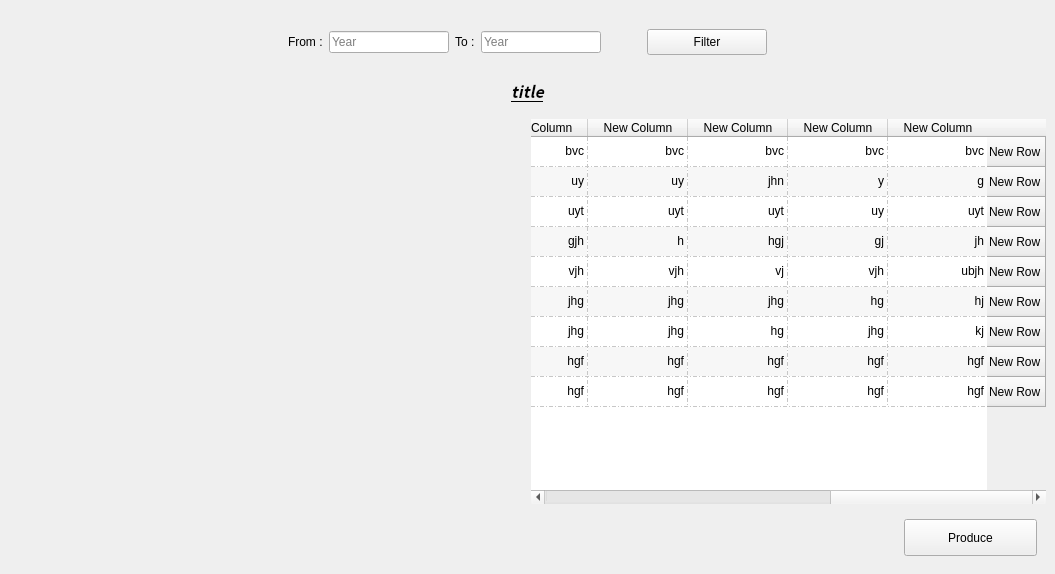
<?xml version="1.0" encoding="UTF-8"?>
<ui version="4.0">
 <class>Form</class>
 <widget class="QWidget" name="Form">
  <property name="geometry">
   <rect>
    <x>0</x>
    <y>0</y>
    <width>1055</width>
    <height>574</height>
   </rect>
  </property>
  <property name="windowTitle">
   <string>Form</string>
  </property>
  <property name="layoutDirection">
   <enum>Qt::LeftToRight</enum>
  </property>
  <property name="styleSheet">
   <string notr="true">QFrame{border:0px;}</string>
  </property>
  <layout class="QVBoxLayout" name="verticalLayout_2">
   <property name="leftMargin">
    <number>0</number>
   </property>
   <property name="topMargin">
    <number>0</number>
   </property>
   <property name="rightMargin">
    <number>0</number>
   </property>
   <property name="bottomMargin">
    <number>0</number>
   </property>
   <item>
    <widget class="QLabel" name="err">
     <property name="text">
      <string/>
     </property>
     <property name="alignment">
      <set>Qt::AlignCenter</set>
     </property>
    </widget>
   </item>
   <item>
    <widget class="QFrame" name="frame">
     <property name="maximumSize">
      <size>
       <width>16777215</width>
       <height>63</height>
      </size>
     </property>
     <property name="styleSheet">
      <string notr="true">QFrame{border:0px;}</string>
     </property>
     <property name="frameShape">
      <enum>QFrame::StyledPanel</enum>
     </property>
     <property name="frameShadow">
      <enum>QFrame::Raised</enum>
     </property>
     <layout class="QHBoxLayout" name="horizontalLayout">
      <item>
       <spacer name="horizontalSpacer">
        <property name="orientation">
         <enum>Qt::Horizontal</enum>
        </property>
        <property name="sizeHint" stdset="0">
         <size>
          <width>40</width>
          <height>20</height>
         </size>
        </property>
       </spacer>
      </item>
      <item>
       <widget class="QLabel" name="label_2">
        <property name="maximumSize">
         <size>
          <width>64</width>
          <height>16777215</height>
         </size>
        </property>
        <property name="text">
         <string>From :</string>
        </property>
       </widget>
      </item>
      <item>
       <widget class="QLineEdit" name="from_txt">
        <property name="maximumSize">
         <size>
          <width>120</width>
          <height>16777215</height>
         </size>
        </property>
        <property name="placeholderText">
         <string>Year</string>
        </property>
        <property name="clearButtonEnabled">
         <bool>true</bool>
        </property>
       </widget>
      </item>
      <item>
       <widget class="QLabel" name="label_3">
        <property name="maximumSize">
         <size>
          <width>64</width>
          <height>16777215</height>
         </size>
        </property>
        <property name="text">
         <string>To :</string>
        </property>
       </widget>
      </item>
      <item>
       <widget class="QLineEdit" name="to_txt">
        <property name="maximumSize">
         <size>
          <width>120</width>
          <height>16777215</height>
         </size>
        </property>
        <property name="placeholderText">
         <string>Year</string>
        </property>
        <property name="clearButtonEnabled">
         <bool>true</bool>
        </property>
       </widget>
      </item>
      <item>
       <spacer name="horizontalSpacer_4">
        <property name="orientation">
         <enum>Qt::Horizontal</enum>
        </property>
        <property name="sizeType">
         <enum>QSizePolicy::Preferred</enum>
        </property>
        <property name="sizeHint" stdset="0">
         <size>
          <width>40</width>
          <height>20</height>
         </size>
        </property>
       </spacer>
      </item>
      <item>
       <widget class="QPushButton" name="filter">
        <property name="minimumSize">
         <size>
          <width>120</width>
          <height>26</height>
         </size>
        </property>
        <property name="styleSheet">
         <string notr="true"/>
        </property>
        <property name="text">
         <string>Filter</string>
        </property>
       </widget>
      </item>
      <item>
       <spacer name="horizontalSpacer_2">
        <property name="orientation">
         <enum>Qt::Horizontal</enum>
        </property>
        <property name="sizeHint" stdset="0">
         <size>
          <width>40</width>
          <height>20</height>
         </size>
        </property>
       </spacer>
      </item>
     </layout>
    </widget>
   </item>
   <item>
    <widget class="QFrame" name="frame_6">
     <property name="minimumSize">
      <size>
       <width>0</width>
       <height>55</height>
      </size>
     </property>
     <property name="frameShape">
      <enum>QFrame::StyledPanel</enum>
     </property>
     <property name="frameShadow">
      <enum>QFrame::Raised</enum>
     </property>
     <layout class="QVBoxLayout" name="verticalLayout_6">
      <property name="leftMargin">
       <number>0</number>
      </property>
      <property name="topMargin">
       <number>0</number>
      </property>
      <property name="rightMargin">
       <number>0</number>
      </property>
      <property name="bottomMargin">
       <number>0</number>
      </property>
      <item>
       <layout class="QVBoxLayout" name="verticalLayout_3">
        <item>
         <widget class="QFrame" name="frame_2">
          <property name="frameShape">
           <enum>QFrame::StyledPanel</enum>
          </property>
          <property name="frameShadow">
           <enum>QFrame::Raised</enum>
          </property>
          <layout class="QVBoxLayout" name="verticalLayout">
           <item>
            <widget class="QLabel" name="title_">
             <property name="font">
              <font>
               <family>Noto Sans CJK SC</family>
               <pointsize>12</pointsize>
               <weight>75</weight>
               <italic>true</italic>
               <bold>true</bold>
               <underline>true</underline>
              </font>
             </property>
             <property name="text">
              <string>title</string>
             </property>
             <property name="alignment">
              <set>Qt::AlignCenter</set>
             </property>
            </widget>
           </item>
           <item>
            <layout class="QHBoxLayout" name="horizontalLayout_2" stretch="1,1">
             <item>
              <widget class="QFrame" name="frame_5">
               <property name="frameShape">
                <enum>QFrame::StyledPanel</enum>
               </property>
               <property name="frameShadow">
                <enum>QFrame::Raised</enum>
               </property>
               <layout class="QVBoxLayout" name="verticalLayout_7">
                <property name="leftMargin">
                 <number>0</number>
                </property>
                <property name="topMargin">
                 <number>0</number>
                </property>
                <property name="rightMargin">
                 <number>0</number>
                </property>
                <property name="bottomMargin">
                 <number>0</number>
                </property>
                <item>
                 <layout class="QVBoxLayout" name="graph_layout"/>
                </item>
               </layout>
              </widget>
             </item>
             <item>
              <widget class="QFrame" name="frame_3">
               <property name="frameShape">
                <enum>QFrame::StyledPanel</enum>
               </property>
               <property name="frameShadow">
                <enum>QFrame::Raised</enum>
               </property>
               <layout class="QVBoxLayout" name="verticalLayout_5">
                <property name="leftMargin">
                 <number>0</number>
                </property>
                <property name="topMargin">
                 <number>10</number>
                </property>
                <property name="rightMargin">
                 <number>0</number>
                </property>
                <property name="bottomMargin">
                 <number>0</number>
                </property>
                <item>
                 <layout class="QVBoxLayout" name="verticalLayout_4">
                  <item>
                   <widget class="QTableWidget" name="table">
                    <property name="layoutDirection">
                     <enum>Qt::RightToLeft</enum>
                    </property>
                    <property name="frameShape">
                     <enum>QFrame::StyledPanel</enum>
                    </property>
                    <property name="frameShadow">
                     <enum>QFrame::Sunken</enum>
                    </property>
                    <property name="sizeAdjustPolicy">
                     <enum>QAbstractScrollArea::AdjustToContents</enum>
                    </property>
                    <property name="autoScrollMargin">
                     <number>2</number>
                    </property>
                    <property name="editTriggers">
                     <set>QAbstractItemView::NoEditTriggers</set>
                    </property>
                    <property name="dragEnabled">
                     <bool>true</bool>
                    </property>
                    <property name="alternatingRowColors">
                     <bool>true</bool>
                    </property>
                    <property name="selectionMode">
                     <enum>QAbstractItemView::NoSelection</enum>
                    </property>
                    <property name="selectionBehavior">
                     <enum>QAbstractItemView::SelectRows</enum>
                    </property>
                    <property name="textElideMode">
                     <enum>Qt::ElideLeft</enum>
                    </property>
                    <property name="verticalScrollMode">
                     <enum>QAbstractItemView::ScrollPerPixel</enum>
                    </property>
                    <property name="horizontalScrollMode">
                     <enum>QAbstractItemView::ScrollPerPixel</enum>
                    </property>
                    <property name="showGrid">
                     <bool>true</bool>
                    </property>
                    <property name="gridStyle">
                     <enum>Qt::DashDotLine</enum>
                    </property>
                    <property name="sortingEnabled">
                     <bool>true</bool>
                    </property>
                    <property name="cornerButtonEnabled">
                     <bool>true</bool>
                    </property>
                    <attribute name="horizontalHeaderVisible">
                     <bool>true</bool>
                    </attribute>
                    <attribute name="horizontalHeaderCascadingSectionResizes">
                     <bool>true</bool>
                    </attribute>
                    <attribute name="horizontalHeaderStretchLastSection">
                     <bool>true</bool>
                    </attribute>
                    <attribute name="verticalHeaderVisible">
                     <bool>true</bool>
                    </attribute>
                    <row>
                     <property name="text">
                      <string>New Row</string>
                     </property>
                    </row>
                    <row>
                     <property name="text">
                      <string>New Row</string>
                     </property>
                    </row>
                    <row>
                     <property name="text">
                      <string>New Row</string>
                     </property>
                    </row>
                    <row>
                     <property name="text">
                      <string>New Row</string>
                     </property>
                    </row>
                    <row>
                     <property name="text">
                      <string>New Row</string>
                     </property>
                    </row>
                    <row>
                     <property name="text">
                      <string>New Row</string>
                     </property>
                    </row>
                    <row>
                     <property name="text">
                      <string>New Row</string>
                     </property>
                    </row>
                    <row>
                     <property name="text">
                      <string>New Row</string>
                     </property>
                    </row>
                    <row>
                     <property name="text">
                      <string>New Row</string>
                     </property>
                    </row>
                    <column>
                     <property name="text">
                      <string>New Column</string>
                     </property>
                    </column>
                    <column>
                     <property name="text">
                      <string>New Column</string>
                     </property>
                    </column>
                    <column>
                     <property name="text">
                      <string>New Column</string>
                     </property>
                    </column>
                    <column>
                     <property name="text">
                      <string>New Column</string>
                     </property>
                    </column>
                    <column>
                     <property name="text">
                      <string>New Column</string>
                     </property>
                    </column>
                    <column>
                     <property name="text">
                      <string>New Column</string>
                     </property>
                    </column>
                    <column>
                     <property name="text">
                      <string>New Column</string>
                     </property>
                    </column>
                    <column>
                     <property name="text">
                      <string>New Column</string>
                     </property>
                    </column>
                    <column>
                     <property name="text">
                      <string>New Column</string>
                     </property>
                    </column>
                    <column>
                     <property name="text">
                      <string>New Column</string>
                     </property>
                    </column>
                    <column>
                     <property name="text">
                      <string>New Column</string>
                     </property>
                    </column>
                    <item row="0" column="0">
                     <property name="text">
                      <string>bvc</string>
                     </property>
                    </item>
                    <item row="0" column="1">
                     <property name="text">
                      <string>bvc</string>
                     </property>
                    </item>
                    <item row="0" column="2">
                     <property name="text">
                      <string>bvc</string>
                     </property>
                    </item>
                    <item row="0" column="3">
                     <property name="text">
                      <string>bvc</string>
                     </property>
                    </item>
                    <item row="0" column="4">
                     <property name="text">
                      <string>bvc</string>
                     </property>
                    </item>
                    <item row="0" column="5">
                     <property name="text">
                      <string>bvc</string>
                     </property>
                    </item>
                    <item row="0" column="6">
                     <property name="text">
                      <string>bvc</string>
                     </property>
                    </item>
                    <item row="0" column="7">
                     <property name="text">
                      <string>jhg</string>
                     </property>
                    </item>
                    <item row="0" column="8">
                     <property name="text">
                      <string>jhg</string>
                     </property>
                    </item>
                    <item row="0" column="9">
                     <property name="text">
                      <string>jhg</string>
                     </property>
                    </item>
                    <item row="0" column="10">
                     <property name="text">
                      <string>y</string>
                     </property>
                    </item>
                    <item row="1" column="0">
                     <property name="text">
                      <string>g</string>
                     </property>
                    </item>
                    <item row="1" column="1">
                     <property name="text">
                      <string>y</string>
                     </property>
                    </item>
                    <item row="1" column="2">
                     <property name="text">
                      <string>jhn</string>
                     </property>
                    </item>
                    <item row="1" column="3">
                     <property name="text">
                      <string>uy</string>
                     </property>
                    </item>
                    <item row="1" column="4">
                     <property name="text">
                      <string>uy</string>
                     </property>
                    </item>
                    <item row="1" column="5">
                     <property name="text">
                      <string>uy</string>
                     </property>
                    </item>
                    <item row="1" column="6">
                     <property name="text">
                      <string>uy</string>
                     </property>
                    </item>
                    <item row="1" column="7">
                     <property name="text">
                      <string>uyt</string>
                     </property>
                    </item>
                    <item row="1" column="8">
                     <property name="text">
                      <string>uyt</string>
                     </property>
                    </item>
                    <item row="1" column="9">
                     <property name="text">
                      <string>uyt</string>
                     </property>
                    </item>
                    <item row="1" column="10">
                     <property name="text">
                      <string>uyt</string>
                     </property>
                    </item>
                    <item row="2" column="0">
                     <property name="text">
                      <string>uyt</string>
                     </property>
                    </item>
                    <item row="2" column="1">
                     <property name="text">
                      <string>uy</string>
                     </property>
                    </item>
                    <item row="2" column="2">
                     <property name="text">
                      <string>uyt</string>
                     </property>
                    </item>
                    <item row="2" column="3">
                     <property name="text">
                      <string>uyt</string>
                     </property>
                    </item>
                    <item row="2" column="4">
                     <property name="text">
                      <string>uyt</string>
                     </property>
                    </item>
                    <item row="2" column="5">
                     <property name="text">
                      <string>iuy</string>
                     </property>
                    </item>
                    <item row="2" column="6">
                     <property name="text">
                      <string>iou</string>
                     </property>
                    </item>
                    <item row="2" column="7">
                     <property name="text">
                      <string>ykujh</string>
                     </property>
                    </item>
                    <item row="2" column="8">
                     <property name="text">
                      <string>j</string>
                     </property>
                    </item>
                    <item row="2" column="9">
                     <property name="text">
                      <string>mn</string>
                     </property>
                    </item>
                    <item row="2" column="10">
                     <property name="text">
                      <string>jh</string>
                     </property>
                    </item>
                    <item row="3" column="0">
                     <property name="text">
                      <string>jh</string>
                     </property>
                    </item>
                    <item row="3" column="1">
                     <property name="text">
                      <string>gj</string>
                     </property>
                    </item>
                    <item row="3" column="2">
                     <property name="text">
                      <string>hgj</string>
                     </property>
                    </item>
                    <item row="3" column="3">
                     <property name="text">
                      <string>h</string>
                     </property>
                    </item>
                    <item row="3" column="4">
                     <property name="text">
                      <string>gjh</string>
                     </property>
                    </item>
                    <item row="3" column="5">
                     <property name="text">
                      <string>ui</string>
                     </property>
                    </item>
                    <item row="3" column="6">
                     <property name="text">
                      <string>iu</string>
                     </property>
                    </item>
                    <item row="3" column="7">
                     <property name="text">
                      <string>uoi</string>
                     </property>
                    </item>
                    <item row="3" column="8">
                     <property name="text">
                      <string>oi</string>
                     </property>
                    </item>
                    <item row="3" column="9">
                     <property name="text">
                      <string>ihu</string>
                     </property>
                    </item>
                    <item row="3" column="10">
                     <property name="text">
                      <string>hg</string>
                     </property>
                    </item>
                    <item row="4" column="0">
                     <property name="text">
                      <string>ubjh</string>
                     </property>
                    </item>
                    <item row="4" column="1">
                     <property name="text">
                      <string>vjh</string>
                     </property>
                    </item>
                    <item row="4" column="2">
                     <property name="text">
                      <string>vj</string>
                     </property>
                    </item>
                    <item row="4" column="3">
                     <property name="text">
                      <string>vjh</string>
                     </property>
                    </item>
                    <item row="4" column="4">
                     <property name="text">
                      <string>vjh</string>
                     </property>
                    </item>
                    <item row="4" column="5">
                     <property name="text">
                      <string>gjh</string>
                     </property>
                    </item>
                    <item row="4" column="6">
                     <property name="text">
                      <string>jh</string>
                     </property>
                    </item>
                    <item row="4" column="7">
                     <property name="text">
                      <string>jh</string>
                     </property>
                    </item>
                    <item row="4" column="8">
                     <property name="text">
                      <string>jhg</string>
                     </property>
                    </item>
                    <item row="4" column="9">
                     <property name="text">
                      <string>jhg</string>
                     </property>
                    </item>
                    <item row="4" column="10">
                     <property name="text">
                      <string>jhj</string>
                     </property>
                    </item>
                    <item row="5" column="0">
                     <property name="text">
                      <string>hj</string>
                     </property>
                    </item>
                    <item row="5" column="1">
                     <property name="text">
                      <string>hg</string>
                     </property>
                    </item>
                    <item row="5" column="2">
                     <property name="text">
                      <string>jhg</string>
                     </property>
                    </item>
                    <item row="5" column="3">
                     <property name="text">
                      <string>jhg</string>
                     </property>
                    </item>
                    <item row="5" column="4">
                     <property name="text">
                      <string>jhg</string>
                     </property>
                    </item>
                    <item row="5" column="5">
                     <property name="text">
                      <string>jhg</string>
                     </property>
                    </item>
                    <item row="5" column="6">
                     <property name="text">
                      <string>jhg</string>
                     </property>
                    </item>
                    <item row="5" column="7">
                     <property name="text">
                      <string>jhg</string>
                     </property>
                    </item>
                    <item row="5" column="8">
                     <property name="text">
                      <string>jhg</string>
                     </property>
                    </item>
                    <item row="5" column="9">
                     <property name="text">
                      <string>jk</string>
                     </property>
                    </item>
                    <item row="5" column="10">
                     <property name="text">
                      <string>kj</string>
                     </property>
                    </item>
                    <item row="6" column="0">
                     <property name="text">
                      <string>kj</string>
                     </property>
                    </item>
                    <item row="6" column="1">
                     <property name="text">
                      <string>jhg</string>
                     </property>
                    </item>
                    <item row="6" column="2">
                     <property name="text">
                      <string>hg</string>
                     </property>
                    </item>
                    <item row="6" column="3">
                     <property name="text">
                      <string>jhg</string>
                     </property>
                    </item>
                    <item row="6" column="4">
                     <property name="text">
                      <string>jhg</string>
                     </property>
                    </item>
                    <item row="6" column="5">
                     <property name="text">
                      <string>hg</string>
                     </property>
                    </item>
                    <item row="6" column="6">
                     <property name="text">
                      <string>b</string>
                     </property>
                    </item>
                    <item row="6" column="7">
                     <property name="text">
                      <string>bn</string>
                     </property>
                    </item>
                    <item row="6" column="8">
                     <property name="text">
                      <string>ngv</string>
                     </property>
                    </item>
                    <item row="6" column="9">
                     <property name="text">
                      <string>hgf</string>
                     </property>
                    </item>
                    <item row="6" column="10">
                     <property name="text">
                      <string>hgf</string>
                     </property>
                    </item>
                    <item row="7" column="0">
                     <property name="text">
                      <string>hgf</string>
                     </property>
                    </item>
                    <item row="7" column="1">
                     <property name="text">
                      <string>hgf</string>
                     </property>
                    </item>
                    <item row="7" column="2">
                     <property name="text">
                      <string>hgf</string>
                     </property>
                    </item>
                    <item row="7" column="3">
                     <property name="text">
                      <string>hgf</string>
                     </property>
                    </item>
                    <item row="7" column="4">
                     <property name="text">
                      <string>hgf</string>
                     </property>
                    </item>
                    <item row="7" column="5">
                     <property name="text">
                      <string>hgf</string>
                     </property>
                    </item>
                    <item row="7" column="6">
                     <property name="text">
                      <string>hgf</string>
                     </property>
                    </item>
                    <item row="7" column="7">
                     <property name="text">
                      <string>hgf</string>
                     </property>
                    </item>
                    <item row="7" column="8">
                     <property name="text">
                      <string>hgf</string>
                     </property>
                    </item>
                    <item row="7" column="9">
                     <property name="text">
                      <string>hgf</string>
                     </property>
                    </item>
                    <item row="7" column="10">
                     <property name="text">
                      <string>hgf</string>
                     </property>
                    </item>
                    <item row="8" column="0">
                     <property name="text">
                      <string>hgf</string>
                     </property>
                    </item>
                    <item row="8" column="1">
                     <property name="text">
                      <string>hgf</string>
                     </property>
                    </item>
                    <item row="8" column="2">
                     <property name="text">
                      <string>hgf</string>
                     </property>
                    </item>
                    <item row="8" column="3">
                     <property name="text">
                      <string>hgf</string>
                     </property>
                    </item>
                    <item row="8" column="4">
                     <property name="text">
                      <string>hgf</string>
                     </property>
                    </item>
                    <item row="8" column="5">
                     <property name="text">
                      <string>vb</string>
                     </property>
                    </item>
                    <item row="8" column="6">
                     <property name="text">
                      <string>bvc</string>
                     </property>
                    </item>
                    <item row="8" column="7">
                     <property name="text">
                      <string>bvc</string>
                     </property>
                    </item>
                    <item row="8" column="8">
                     <property name="text">
                      <string>bvc</string>
                     </property>
                    </item>
                    <item row="8" column="9">
                     <property name="text">
                      <string>bvc</string>
                     </property>
                    </item>
                    <item row="8" column="10">
                     <property name="text">
                      <string>bvc</string>
                     </property>
                    </item>
                   </widget>
                  </item>
                 </layout>
                </item>
               </layout>
              </widget>
             </item>
            </layout>
           </item>
           <item>
            <widget class="QFrame" name="frame_4">
             <property name="minimumSize">
              <size>
               <width>0</width>
               <height>47</height>
              </size>
             </property>
             <property name="frameShape">
              <enum>QFrame::StyledPanel</enum>
             </property>
             <property name="frameShadow">
              <enum>QFrame::Raised</enum>
             </property>
             <layout class="QHBoxLayout" name="horizontalLayout_4">
              <item>
               <layout class="QHBoxLayout" name="horizontalLayout_3">
                <item>
                 <spacer name="horizontalSpacer_3">
                  <property name="orientation">
                   <enum>Qt::Horizontal</enum>
                  </property>
                  <property name="sizeHint" stdset="0">
                   <size>
                    <width>40</width>
                    <height>20</height>
                   </size>
                  </property>
                 </spacer>
                </item>
                <item>
                 <widget class="QPushButton" name="produce">
                  <property name="minimumSize">
                   <size>
                    <width>133</width>
                    <height>37</height>
                   </size>
                  </property>
                  <property name="text">
                   <string>Produce</string>
                  </property>
                 </widget>
                </item>
               </layout>
              </item>
             </layout>
            </widget>
           </item>
          </layout>
         </widget>
        </item>
       </layout>
      </item>
     </layout>
    </widget>
   </item>
  </layout>
 </widget>
 <resources/>
 <connections/>
</ui>
